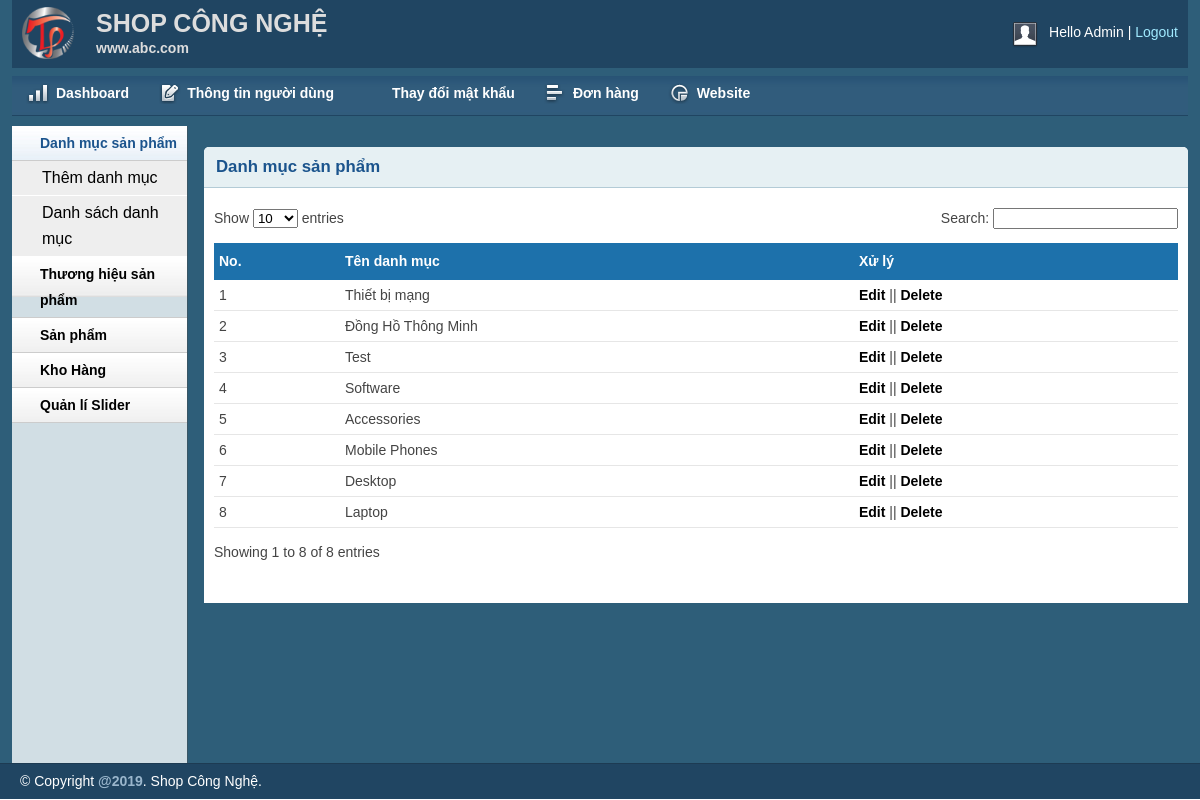
The app's page /admin/catlist.php (signed in) with its own data.
### tables this page shows
CREATE TABLE `tbl_category` (
  `catId` int(11) NOT NULL,
  `catName` varchar(255) NOT NULL
);

### lib/database.php (called while the page is built, shortened)
<?php
Class Database extends PDO{
   public $host   = DB_HOST;
   public $user   = DB_USER;
   public $pass   = DB_PASS;
   public $dbname = DB_NAME;
   public $link;
private function connectDB(){
   $this->link = new mysqli($this->host, $this->user, $this->pass,
    $this->dbname);
 }
public function select($query){
  $result = $this->link->query($query) or
   die($this->link->error.__LINE__);
  if($result->num_rows > 0){
    return $result;
  } else {
    return false;
  }
 }
}

### classes/category.php (called while the page is built, shortened)
<?php
	$filepath = realpath(dirname(__FILE__));
	include_once ($filepath.'/../lib/database.php');
?>
<?php
	class category
	{
		private $db;
		public function __construct()
		{
			$this->db = new Database();
		}
		public function show_category()
		{
			$query = "SELECT * FROM tbl_category order by catId desc ";
			$result = $this->db->select($query);
			return $result;
		}
	}
 ?>

### admin/catlist.php (the view, shortened to what this page needs)
<?php include 'inc/header.php';?>
<?php include 'inc/sidebar.php';?>
<?php include '../classes/category.php';  ?>
<?php
    $cat = new category();
 ?>
        <div class="grid_10">
            <div class="box round first grid">
                <h2>Danh mục sản phẩm</h2>
                <div class="block">
                    <table class="data display datatable" id="example">
					<thead>
						<tr>
							<th>No.</th>
							<th>Tên danh mục</th>
							<th>Xử lý</th>
						</tr>
					</thead>
					<tbody>
						<?php
							$show_cat = $cat -> show_category();
							if($show_cat){
								$i = 0;
								while($result = $show_cat -> fetch_assoc()){
									$i++;
						?>
						<tr class="odd gradeX">
							<td><?php echo $i; ?></td>
							<td><?php echo $result['catName']; ?></td>
							<td><a href="catedit.php?catid=<?php echo $result['catId']; ?>">Edit</a> || <a onclick = "return confirm('Are you want to delete???')" href="?delid=<?php echo $result['catId'] ?>">Delete</a></td>
						</tr>
						<?php
							}
						}
						 ?>
					</tbody>
				</table>
               </div>
            </div>
        </div>
<?php include 'inc/footer.php';?>

### admin/css/text.css (style rules this page uses)
body { font: 13px/1.5 Tahoma, Helvetica, Arial, 'Liberation Sans', FreeSans, sans-serif; }
h2 { font-size: 23px; }
p, dl, hr, h1, h2, h3, h4, h5, h6, ol, ul, pre, table, address, fieldset { margin-bottom: 20px; }

### admin/css/grid.css (style rules this page uses)
.grid_1, .grid_2, .grid_3, .grid_4, .grid_5, .grid_6, .grid_7, .grid_8, .grid_9, .grid_10, .grid_11, .grid_12, .grid_13, .grid_14, .grid_15, .grid_16 { display: inline; float: left; margin-left: 1%; margin-right: 1%; }
.container_12 .grid_10 { width: 81.333%; }

### admin/css/layout.css (style rules this page uses)
body { background: #fff none repeat scroll 0 0; color: #444; font-size: 14px; padding: 0; }
a { color: #000; font-weight:bold; text-decoration: none; }
h1, h2, h3, h4, h5, h6 { line-height:1.2em; margin-bottom:.3em; }
h2 { margin-top:1em; }
.box { background:#fff; margin-bottom:20px; padding:10px 10px 10px 10px; margin-left:-8px; }
.box.grid { padding-bottom:40px; }
.box.round { -moz-border-radius: 5px 5px 0px 0px; -webkit-border-radius: 5px 5px 0px 0px; border-radius: 5px 5px 0px 0px; }
.box h2 { font-size:1.2em; font-weight:bold; color:#1B548D; background:#E6F0F3; margin:-10px -10px 0 -10px; padding:10px 12px; border-bottom:1px solid #B3CBD6; -moz-border-radius: 5px 5px 0px 0px; -webkit-border-radius: 5px 5px 0px 0px; border-radius: 5px 5px 0px 0px; }
.box.first { min-height: 406px; }
.block { padding-top:20px; }
.block { padding-bottom:1px; }
table.display { margin: 0 auto; clear: both; width: 100%; }
table#example th { background: #1d71ab !important; }
.sorting_asc { background: #cf4a45 url(../img/table/sort_asc.png) no-repeat center right; padding:8px 5px; text-align:left; color:#fff; }
.sorting { background:#8f8f8f url(../img/table/sort_both.png) no-repeat center right; padding:8px 5px; text-align:left; color:#fff; }
tr.odd { height: 30px; line-height: 30px; border-bottom:1px solid #e6e6e6; }
tr.even { height: 30px; line-height: 30px; border-bottom:1px solid #e6e6e6; }
tr.odd td, tr.even td { padding-left:5px; }

### records on screen
tbl_category: catName "Thiết bị mạng"
tbl_category: catName "Đồng Hồ Thông Minh"
tbl_category: catName "Test"
tbl_category: catName "Software"
tbl_category: catName "Accessories"
tbl_category: catName "Mobile Phones"
tbl_category: catName "Desktop"
tbl_category: catName "Laptop"
